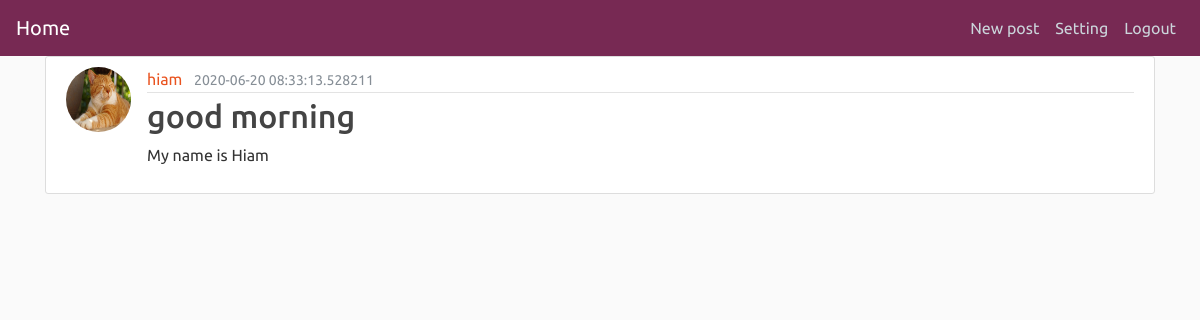
Page /post/4 (signed in) on the committed database.
### blog/models.py (models this page shows, shortened)
class Users(db.Model, UserMixin):
    id = db.Column(db.Integer, primary_key= True)
    username = db.Column(db.String(15), unique=True, nullable= False)
    email = db.Column(db.String(100), unique=True, nullable=False)
    password = db.Column(db.String(80), nullable= False)
    picture = db.Column(db.String(20), nullable=False, default='cat.jpg')
    posts = db.relationship('Posts', backref="author", lazy= True)

class Posts(db.Model):
    id = db.Column(db.Integer, primary_key= True)
    title = db.Column(db.String, nullable= False)
    content = db.Column(db.Text, nullable= False)
    time = db.Column(db.DateTime, default= datetime.utcnow, nullable= False)
    user_id = db.Column(db.Integer, db.ForeignKey('users.id'), nullable= False)

### blog/post/routes.py (the view)
@posts_.route('/post/<int:post_id>',  methods=['GET', 'POST'])
def PostID(post_id):
    post = Posts.query.get_or_404(post_id)
    return render_template('post.html', title= post.title , post= post)

### blog/models.py (called while the page is built)
@login_manager.user_loader
def load_user(user_id):
    return Users.query.get(int(user_id))

### blog/templates/post.html (shortened to what this page needs)
{% extends "layout.html" %}
{% block main %}
<article class="media content-section">
    <img class="rounded-circle article-img" src="{{ url_for('static', filename='picture/' + post.author.picture) }}">
    <div class="media-body">
      <div class="article-metadata">
        <a class="mr-2" href="#">{{ post.author.username }}</a>
        <small class="text-muted">{{ post.time }}</small>
      </div>
      <h2 class="article-title">{{ post.title }}</h2>
      <p class="article-content">{{ post.content }}</p>
    </div>
  </article>
 {% endblock %}

### blog/static/style.css (style rules this page uses)
body { background: #fafafa; color: #333333; }
h1, h2, h3, h4, h5, h6 { color: #444444; }
.content-section { background: #ffffff; padding: 10px 20px; border: 1px solid #dddddd; border-radius: 3px; margin-bottom: 20px; }
.article-title { color: #444444; }
.article-content { white-space: pre-line; }
.article-img { height: 65px; width: 65px; margin-right: 16px; }
.article-metadata { padding-bottom: 1px; margin-bottom: 4px; border-bottom: 1px solid #e3e3e3 }

### rows in the picture
Users: picture (picture), author.username "hiam"
Posts: time "2020-06-20 08:33:13.528211", title "good morning", content "My name is Hiam"
